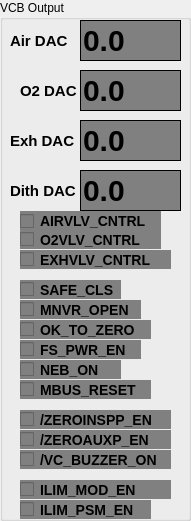
  <widget class="QGroupBox" name="groupBox_6" >
   <property name="geometry" >
    <rect>
     <x>770</x>
     <y>0</y>
     <width>191</width>
     <height>521</height>
    </rect>
   </property>
   <property name="title" >
    <string>VCB Output</string>
   </property>
   <widget class="QLabel" name="label_28" >
    <property name="geometry" >
     <rect>
      <x>10</x>
      <y>30</y>
      <width>71</width>
      <height>22</height>
     </rect>
    </property>
    <property name="styleSheet" >
     <string>QLabel&#xd;
 {&#xd;
   border-width: 1px;  &#xd;
   border-color: black;&#xd;
   font: bold 15px;&#xd;
 }&#xd;
</string>
    </property>
    <property name="text" >
     <string>Air DAC</string>
    </property>
   </widget>
   <widget class="QLabel" name="label_29" >
    <property name="geometry" >
     <rect>
      <x>-60</x>
      <y>10</y>
      <width>71</width>
      <height>21</height>
     </rect>
    </property>
    <property name="text" >
     <string>Total Flow:</string>
    </property>
   </widget>
   <widget class="QLineEdit" name="IDC_DitherDAC" >
    <property name="geometry" >
     <rect>
      <x>80</x>
      <y>170</y>
      <width>101</width>
      <height>41</height>
     </rect>
    </property>
    <property name="styleSheet" >
     <string>QLineEdit&#xd;
 {&#xd;
   background-color: gray;&#xd;
   border-style: outset;&#xd;
   border-width: 1px;  &#xd;
   border-color: black;&#xd;
   font: bold 30px;&#xd;
   color:  RGB(0, 255, 0);&#xd;
 }&#xd;
</string>
    </property>
    <property name="text" >
     <string>0.0</string>
    </property>
   </widget>
   <widget class="QLabel" name="label_30" >
    <property name="geometry" >
     <rect>
      <x>20</x>
      <y>80</y>
      <width>61</width>
      <height>22</height>
     </rect>
    </property>
    <property name="styleSheet" >
     <string>QLabel&#xd;
 {&#xd;
   border-width: 1px;  &#xd;
   border-color: black;&#xd;
   font: bold 15px;&#xd;
 }&#xd;
</string>
    </property>
    <property name="text" >
     <string>O2 DAC</string>
    </property>
   </widget>
   <widget class="QLineEdit" name="IDC_ExhDAC" >
    <property name="geometry" >
     <rect>
      <x>80</x>
      <y>120</y>
      <width>101</width>
      <height>41</height>
     </rect>
    </property>
    <property name="styleSheet" >
     <string>QLineEdit&#xd;
 {&#xd;
   background-color: gray;&#xd;
   border-style: outset;&#xd;
   border-width: 1px;  &#xd;
   border-color: black;&#xd;
   font: bold 30px;&#xd;
   color:  RGB(0, 255, 0);&#xd;
 }&#xd;
</string>
    </property>
    <property name="text" >
     <string>0.0</string>
    </property>
   </widget>
   <widget class="QLineEdit" name="IDC_O2DAC" >
    <property name="geometry" >
     <rect>
      <x>80</x>
      <y>70</y>
      <width>101</width>
      <height>41</height>
     </rect>
    </property>
    <property name="styleSheet" >
     <string>QLineEdit&#xd;
 {&#xd;
   background-color: gray;&#xd;
   border-style: outset;&#xd;
   border-width: 1px;  &#xd;
   border-color: black;&#xd;
   font: bold 30px;&#xd;
   color:  RGB(0, 255, 0);&#xd;
 }&#xd;
</string>
    </property>
    <property name="text" >
     <string>0.0</string>
    </property>
   </widget>
   <widget class="QLineEdit" name="IDC_AirDAC" >
    <property name="geometry" >
     <rect>
      <x>80</x>
      <y>20</y>
      <width>101</width>
      <height>41</height>
     </rect>
    </property>
    <property name="styleSheet" >
     <string>QLineEdit&#xd;
 {&#xd;
   background-color: gray;&#xd;
   border-style: outset;&#xd;
   border-width: 1px;  &#xd;
   border-color: black;&#xd;
   font: bold 30px;&#xd;
   color:  RGB(0, 255, 0);&#xd;
 }&#xd;
</string>
    </property>
    <property name="text" >
     <string>0.0</string>
    </property>
   </widget>
   <widget class="QLabel" name="label_31" >
    <property name="geometry" >
     <rect>
      <x>10</x>
      <y>130</y>
      <width>71</width>
      <height>22</height>
     </rect>
    </property>
    <property name="styleSheet" >
     <string>QLabel&#xd;
 {&#xd;
   border-width: 1px;  &#xd;
   border-color: black;&#xd;
   font: bold 15px;&#xd;
 }&#xd;
</string>
    </property>
    <property name="text" >
     <string>Exh DAC</string>
    </property>
   </widget>
   <widget class="QLabel" name="label_32" >
    <property name="geometry" >
     <rect>
      <x>10</x>
      <y>180</y>
      <width>71</width>
      <height>22</height>
     </rect>
    </property>
    <property name="styleSheet" >
     <string>QLabel&#xd;
 {&#xd;
   border-width: 1px;  &#xd;
   border-color: black;&#xd;
   font: bold 15px;&#xd;
 }&#xd;
</string>
    </property>
    <property name="text" >
     <string>Dith DAC</string>
    </property>
   </widget>
   <widget class="QCheckBox" name="IDC_AIRVLV_CNTRL" >
    <property name="geometry" >
     <rect>
      <x>20</x>
      <y>211</y>
      <width>141</width>
      <height>20</height>
     </rect>
    </property>
    <property name="styleSheet" >
     <string>QCheckBox&#xd;
 {&#xd;
   background-color: gray;&#xd;
   border-style: outset;&#xd;
   border-width: 0px;  &#xd;
   border-color: black;&#xd;
   font: bold 14px;&#xd;
 }&#xd;
</string>
    </property>
    <property name="text" >
     <string>AIRVLV_CNTRL</string>
    </property>
   </widget>
   <widget class="QCheckBox" name="IDC_O2VLV_CNTRL" >
    <property name="geometry" >
     <rect>
      <x>20</x>
      <y>230</y>
      <width>141</width>
      <height>19</height>
     </rect>
    </property>
    <property name="styleSheet" >
     <string>QCheckBox&#xd;
 {&#xd;
   background-color: gray;&#xd;
   border-style: outset;&#xd;
   border-width: 0px;  &#xd;
   border-color: black;&#xd;
   font: bold 14px;&#xd;
 }&#xd;
</string>
    </property>
    <property name="text" >
     <string>O2VLV_CNTRL</string>
    </property>
   </widget>
   <widget class="QCheckBox" name="IDC_EXHVLV_CNTRL" >
    <property name="geometry" >
     <rect>
      <x>20</x>
      <y>250</y>
      <width>151</width>
      <height>19</height>
     </rect>
    </property>
    <property name="styleSheet" >
     <string>QCheckBox&#xd;
 {&#xd;
   background-color: gray;&#xd;
   border-style: outset;&#xd;
   border-width: 0px;  &#xd;
   border-color: black;&#xd;
   font: bold 14px;&#xd;
 }&#xd;
</string>
    </property>
    <property name="text" >
     <string>EXHVLV_CNTRL</string>
    </property>
   </widget>
   <widget class="QCheckBox" name="IDC_SAFE_CLS" >
    <property name="geometry" >
     <rect>
      <x>20</x>
      <y>280</y>
      <width>101</width>
      <height>19</height>
     </rect>
    </property>
    <property name="styleSheet" >
     <string>QCheckBox&#xd;
 {&#xd;
   background-color: gray;&#xd;
   border-style: outset;&#xd;
   border-width: 0px;  &#xd;
   border-color: black;&#xd;
   font: bold 14px;&#xd;
 }&#xd;
</string>
    </property>
    <property name="text" >
     <string>SAFE_CLS</string>
    </property>
   </widget>
   <widget class="QCheckBox" name="IDC_MNVR_OPEN" >
    <property name="geometry" >
     <rect>
      <x>20</x>
      <y>300</y>
      <width>121</width>
      <height>19</height>
     </rect>
    </property>
    <property name="styleSheet" >
     <string>QCheckBox&#xd;
 {&#xd;
   background-color: gray;&#xd;
   border-style: outset;&#xd;
   border-width: 0px;  &#xd;
   border-color: black;&#xd;
   font: bold 14px;&#xd;
 }&#xd;
</string>
    </property>
    <property name="text" >
     <string>MNVR_OPEN</string>
    </property>
   </widget>
   <widget class="QCheckBox" name="IDC_OK_TO_ZERO" >
    <property name="geometry" >
     <rect>
      <x>20</x>
      <y>320</y>
      <width>131</width>
      <height>19</height>
     </rect>
    </property>
    <property name="styleSheet" >
     <string>QCheckBox&#xd;
 {&#xd;
   background-color: gray;&#xd;
   border-style: outset;&#xd;
   border-width: 0px;  &#xd;
   border-color: black;&#xd;
   font: bold 14px;&#xd;
 }&#xd;
</string>
    </property>
    <property name="text" >
     <string>OK_TO_ZERO</string>
    </property>
   </widget>
   <widget class="QCheckBox" name="IDC_FS_PWR_EN" >
    <property name="geometry" >
     <rect>
      <x>20</x>
      <y>340</y>
      <width>121</width>
      <height>19</height>
     </rect>
    </property>
    <property name="styleSheet" >
     <string>QCheckBox&#xd;
 {&#xd;
   background-color: gray;&#xd;
   border-style: outset;&#xd;
   border-width: 0px;  &#xd;
   border-color: black;&#xd;
   font: bold 14px;&#xd;
 }&#xd;
</string>
    </property>
    <property name="text" >
     <string>FS_PWR_EN</string>
    </property>
   </widget>
   <widget class="QCheckBox" name="IDC_NEB_ON" >
    <property name="geometry" >
     <rect>
      <x>20</x>
      <y>360</y>
      <width>101</width>
      <height>19</height>
     </rect>
    </property>
    <property name="styleSheet" >
     <string>QCheckBox&#xd;
 {&#xd;
   background-color: gray;&#xd;
   border-style: outset;&#xd;
   border-width: 0px;  &#xd;
   border-color: black;&#xd;
   font: bold 14px;&#xd;
 }&#xd;
</string>
    </property>
    <property name="text" >
     <string>NEB_ON</string>
    </property>
   </widget>
   <widget class="QCheckBox" name="IDC_MBUS_RESET" >
    <property name="geometry" >
     <rect>
      <x>20</x>
      <y>380</y>
      <width>131</width>
      <height>19</height>
     </rect>
    </property>
    <property name="styleSheet" >
     <string>QCheckBox&#xd;
 {&#xd;
   background-color: gray;&#xd;
   border-style: outset;&#xd;
   border-width: 0px;  &#xd;
   border-color: black;&#xd;
   font: bold 14px;&#xd;
 }&#xd;
</string>
    </property>
    <property name="text" >
     <string>MBUS_RESET</string>
    </property>
   </widget>
   <widget class="QCheckBox" name="IDC_ZEROINSP_EN" >
    <property name="geometry" >
     <rect>
      <x>20</x>
      <y>410</y>
      <width>151</width>
      <height>19</height>
     </rect>
    </property>
    <property name="styleSheet" >
     <string>QCheckBox&#xd;
 {&#xd;
   background-color: gray;&#xd;
   border-style: outset;&#xd;
   border-width: 0px;  &#xd;
   border-color: black;&#xd;
   font: bold 14px;&#xd;
 }&#xd;
</string>
    </property>
    <property name="text" >
     <string>/ZEROINSPP_EN</string>
    </property>
   </widget>
   <widget class="QCheckBox" name="IDC_ZEROAUXP_EN" >
    <property name="geometry" >
     <rect>
      <x>20</x>
      <y>430</y>
      <width>151</width>
      <height>19</height>
     </rect>
    </property>
    <property name="styleSheet" >
     <string>QCheckBox&#xd;
 {&#xd;
   background-color: gray;&#xd;
   border-style: outset;&#xd;
   border-width: 0px;  &#xd;
   border-color: black;&#xd;
   font: bold 14px;&#xd;
 }&#xd;
</string>
    </property>
    <property name="text" >
     <string>/ZEROAUXP_EN</string>
    </property>
   </widget>
   <widget class="QCheckBox" name="IDC_VC_BUZZER_ON" >
    <property name="geometry" >
     <rect>
      <x>20</x>
      <y>450</y>
      <width>151</width>
      <height>19</height>
     </rect>
    </property>
    <property name="styleSheet" >
     <string>QCheckBox&#xd;
 {&#xd;
   background-color: gray;&#xd;
   border-style: outset;&#xd;
   border-width: 0px;  &#xd;
   border-color: black;&#xd;
   font: bold 14px;&#xd;
 }&#xd;
</string>
    </property>
    <property name="text" >
     <string>/VC_BUZZER_ON</string>
    </property>
   </widget>
   <widget class="QCheckBox" name="IDC_ILIM_MOD_EN" >
    <property name="geometry" >
     <rect>
      <x>20</x>
      <y>480</y>
      <width>151</width>
      <height>19</height>
     </rect>
    </property>
    <property name="styleSheet" >
     <string>QCheckBox&#xd;
 {&#xd;
   background-color: gray;&#xd;
   border-style: outset;&#xd;
   border-width: 0px;  &#xd;
   border-color: black;&#xd;
   font: bold 14px;&#xd;
 }&#xd;
</string>
    </property>
    <property name="text" >
     <string>ILIM_MOD_EN</string>
    </property>
   </widget>
   <widget class="QCheckBox" name="IDC_ILIM_PSM_EN" >
    <property name="geometry" >
     <rect>
      <x>20</x>
      <y>500</y>
      <width>131</width>
      <height>19</height>
     </rect>
    </property>
    <property name="styleSheet" >
     <string>QCheckBox&#xd;
 {&#xd;
   background-color: gray;&#xd;
   border-style: outset;&#xd;
   border-width: 0px;  &#xd;
   border-color: black;&#xd;
   font: bold 14px;&#xd;
 }&#xd;
</string>
    </property>
    <property name="text" >
     <string>ILIM_PSM_EN</string>
    </property>
   </widget>
  </widget>
